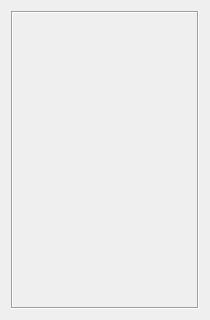
<?xml version="1.0" encoding="UTF-8"?>
<ui version="4.0">
 <class>DialogGZ</class>
 <widget class="QDialog" name="DialogGZ">
  <property name="geometry">
   <rect>
    <x>0</x>
    <y>0</y>
    <width>210</width>
    <height>320</height>
   </rect>
  </property>
  <property name="maximumSize">
   <size>
    <width>210</width>
    <height>320</height>
   </size>
  </property>
  <property name="windowTitle">
   <string>Guarzone Settings</string>
  </property>
  <layout class="QGridLayout" name="gridLayout">
   <item row="0" column="0">
    <widget class="FrameGZ" name="frameTrail">
     <property name="sizePolicy">
      <sizepolicy hsizetype="Preferred" vsizetype="Preferred">
       <horstretch>0</horstretch>
       <verstretch>0</verstretch>
      </sizepolicy>
     </property>
     <property name="minimumSize">
      <size>
       <width>165</width>
       <height>98</height>
      </size>
     </property>
     <property name="frameShape">
      <enum>QFrame::Box</enum>
     </property>
     <property name="frameShadow">
      <enum>QFrame::Sunken</enum>
     </property>
    </widget>
   </item>
  </layout>
 </widget>
 <customwidgets>
  <customwidget>
   <class>FrameGZ</class>
   <extends>QFrame</extends>
   <header location="global">view/panel/framegz.h</header>
   <container>1</container>
  </customwidget>
 </customwidgets>
 <resources/>
 <connections/>
</ui>
